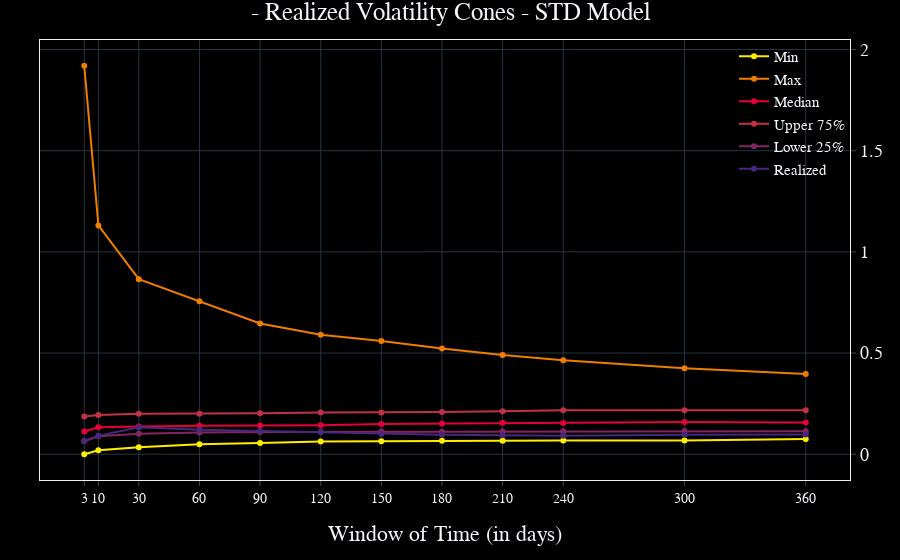

The notebook cell saved with this chart:
### Markdown cell above
### Chart the Realized Volatility Cones

Apply the same syntax to, `openbb.ta.cones_chart()`, to visualize the output.

### Code cell
openbb.ta.cones_chart(df)

### Figure 1 — Plotly figure (JSON) as saved in the notebook; plotly's stock layout.template omitted (floating-point values rounded to 4 significant figures)
{"data": [{"hovertemplate": "%{y}<extra></extra>", "name": "Min", "type": "scatter", "x": [3, 10, 30, 60, 90, 120, 150, 180, 210, 240, 300, 360], "y": [1.43e-05, 0.02006, 0.03512, 0.04979, 0.055, 0.06266, 0.06454, 0.06618, 0.06733, 0.06754, 0.06846, 0.07566]}, {"hovertemplate": "%{y}<extra></extra>", "name": "Max", "type": "scatter", "x": [3, 10, 30, 60, 90, 120, 150, 180, 210, 240, 300, 360], "y": [1.92, 1.131, 0.8649, 0.7558, 0.6464, 0.5904, 0.56, 0.5226, 0.4907, 0.4648, 0.4245, 0.3966]}, {"hovertemplate": "%{y}<extra></extra>", "name": "Median", "type": "scatter", "x": [3, 10, 30, 60, 90, 120, 150, 180, 210, 240, 300, 360], "y": [0.1122, 0.1335, 0.1371, 0.1413, 0.1418, 0.1435, 0.1498, 0.152, 0.1558, 0.1546, 0.1591, 0.157]}, {"hovertemplate": "%{y}<extra></extra>", "name": "Upper 75%", "type": "scatter", "x": [3, 10, 30, 60, 90, 120, 150, 180, 210, 240, 300, 360], "y": [0.1863, 0.1941, 0.1996, 0.2005, 0.2027, 0.2064, 0.2059, 0.2089, 0.2121, 0.218, 0.2169, 0.217]}, {"hovertemplate": "%{y}<extra></extra>", "name": "Lower 25%", "type": "scatter", "x": [3, 10, 30, 60, 90, 120, 150, 180, 210, 240, 300, 360], "y": [0.06438, 0.08867, 0.1009, 0.1075, 0.1102, 0.1106, 0.1118, 0.1115, 0.1129, 0.1134, 0.1146, 0.1139]}, {"hovertemplate": "%{y}<extra></extra>", "name": "Realized", "type": "scatter", "x": [3, 10, 30, 60, 90, 120, 150, 180, 210, 240, 300, 360], "y": [0.06704, 0.09082, 0.1337, 0.1206, 0.1144, 0.1082, 0.1, 0.09671, 0.09426, 0.09116, 0.0966, 0.09773]}], "layout": {"bargap": 0, "bargroupgap": 0, "barmode": "overlay", "legend": {"groupclick": "toggleitem", "orientation": "v", "tracegroupgap": 133.3, "x": 1, "xanchor": "right", "y": 1, "yanchor": "top"}, "margin": {"b": 80, "l": 40, "r": 50, "t": 40}, "modebar": {"activecolor": "#d1030d", "bgcolor": "#2A2A2A", "color": "#FFFFFF", "orientation": "v"}, "newshape": {"line": {"color": "gold"}}, "title": {"text": " - Realized Volatility Cones - STD Model", "x": 0.5}, "xaxis": {"tickmode": "array", "ticktext": [3, 10, 30, 60, 90, 120, 150, 180, 210, 240, 300, 360], "tickvals": [3, 10, 30, 60, 90, 120, 150, 180, 210, 240, 300, 360], "title": {"text": "Window of Time (in days)"}}}}
